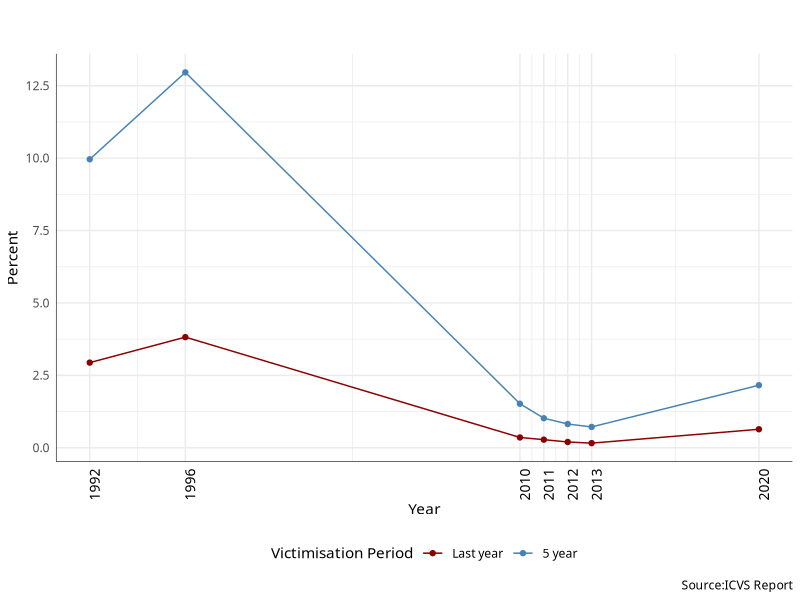

This figure's R source: (Note: this script raises an error after producing the figure.)
rm(list=ls())    # clear the workspace

#=== Temur Gugushvii === 

library(ggplot2)
library(tidyverse)



icvs_1992 <- read.csv("data/khokhobaia_gugushvili_fig_2_icvs_trends.csv")

icvs_1992  <- icvs_1992 %>%
              dplyr::mutate(percentage_2 = as.numeric(percentage),
                            year_2 = as.numeric(year))  


tgp_icvs_1992 <- ggplot(icvs_1992, aes(year_2, percentage_2, color = type)) +
                 geom_line()+
          geom_point()+
          theme_minimal(base_family="Sylfaen")+
          theme(axis.text.x=element_text(angle = 90, hjust=0.9, size=10, colour="black"),
                legend.position = "bottom",
                axis.line = element_line(size = 0.2, colour = "black"))+
          scale_x_continuous(breaks=c(1992, 1996, 2010, 2011, 2012, 2013, 2020))+
          scale_y_continuous(breaks=c(0, 2.5, 5, 7.5, 10, 12.5, 15))+
          labs(y = "Percent", 
               x = "Year")+
          scale_color_manual(name = "Victimisation Period",
                             labels = c("Last year", "5 year"),
                             values = c("darkred", "steelblue"))+
    labs(title = "",
         subtitle ="",
         caption = "Source:ICVS Report",
         color="")


#Save the ggplot
ggsave("visualization/tgp_icvs_1992.png", 
       plot = tgp_icvs_1992,
       units = "mm",
       width = 300,
       height = 175) 
  